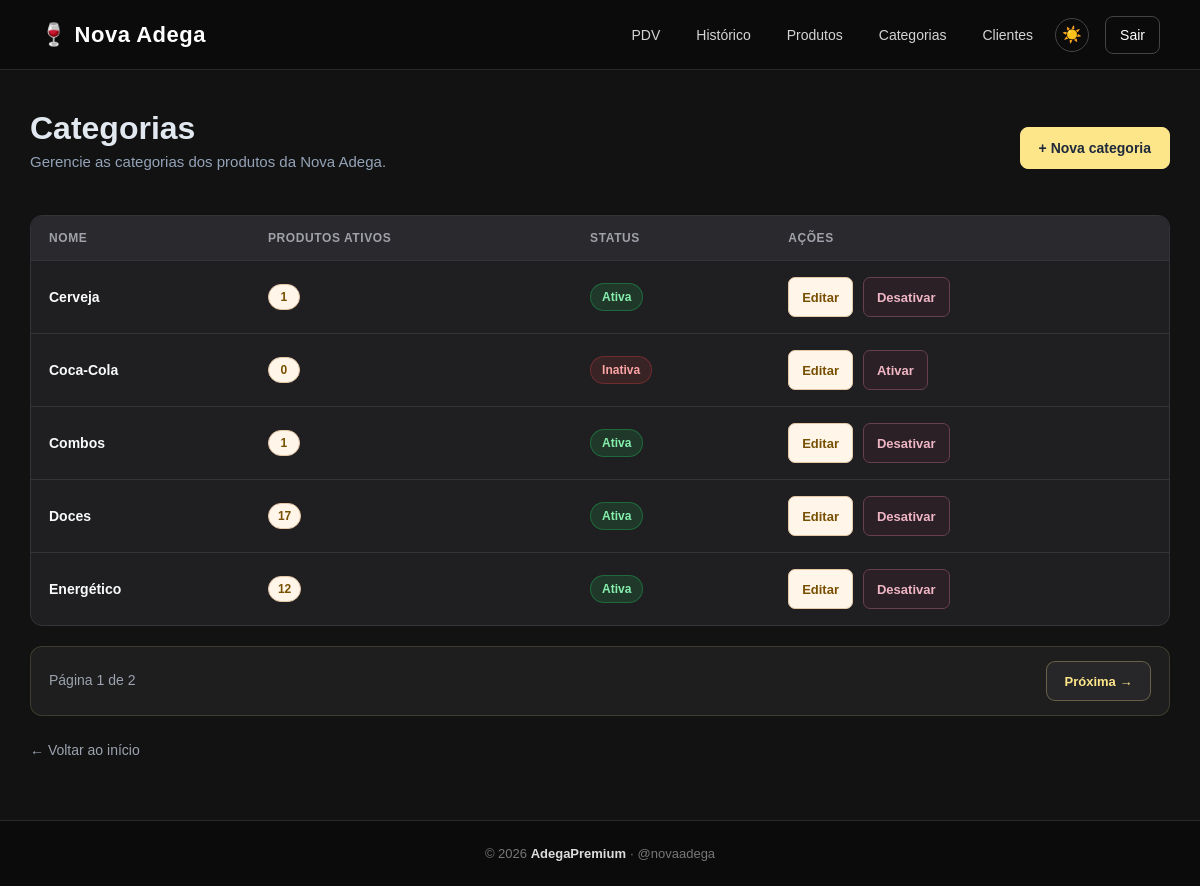
The page /categorias/ (signed in) on the database its author committed.
### app/models/categoria.py (models this page shows)
class Categoria(Base):
    __tablename__ = "categorias"
    id = Column(
        Integer,
        primary_key=True,
        autoincrement=True,
        index=True
    )
    nome = Column(
        String(100),
        nullable=False,
        unique=True
    )
    ativo = Column(
        Boolean,
        nullable=False,
        default=True
    )
    produtos = relationship(
        "Produto",
        back_populates="categoria",
        lazy="select"
    )

### app/controllers/categoria_controller.py (the view)
@router.get("/")
def listar_categorias(
    request: Request,
    pagina: int = 1,
    por_pagina: int = 5,
    db: Session = Depends(get_db),
    admin = Depends(get_admin)
):
    if pagina < 1:
        pagina = 1
    total_categorias = db.query(Categoria).count()
    total_paginas = max(
        1,
        (total_categorias + por_pagina - 1) // por_pagina
    )
    if pagina > total_paginas:
        pagina = total_paginas
    categorias = (
        db.query(Categoria)
        .order_by(Categoria.nome)
        .offset((pagina - 1) * por_pagina)
        .limit(por_pagina)
        .all()
    )
    return templates.TemplateResponse(
        request,
        "categorias/index.html",
        {
            "request":    request,
            "usuario":    admin,
            "categorias": categorias,
            "pagina":     pagina,
            "por_pagina": por_pagina,
            "total_categorias": total_categorias,
            "total_paginas": total_paginas,
        }
    )

### app/templates/categorias/index.html (shortened to what this page needs)
{% extends "base.html" %}
{% block styles %}
<link rel="stylesheet" href="/static/CSS/categorias.css?v=3">
{% endblock %}
{% block content %}
<main class="container">
    <section class="titulo-pagina">
        <div>
            <h1>
                Categorias
            </h1>
            <p>
                Gerencie as categorias dos produtos da Nova Adega.
            </p>
        </div>
        <a
            href="/categorias/nova"
            class="btn-nova"
        >
            + Nova categoria
        </a>
    </section>
    <section class="tabela-container">
        <table>
            <thead>
                <tr>
                    <th>
                        Nome
                    </th>
                    <th>
                        Produtos ativos
                    </th>
                    <th>
                        Status
                    </th>
                    <th>
                        Ações
                    </th>
                </tr>
            </thead>
            <tbody>
                {% for c in categorias %}
                <tr>
                    <td class="categoria-nome">
                        {{ c.nome }}
                    </td>
                    <td>
                        <span class="quantidade-produtos">
                            {{
                                c.produtos
                                | selectattr('ativo')
                                | list
                                | length
                            }}
                        </span>
                    </td>
                    <td>
                        {% if c.ativo %}
                        <span class="status ativo">
                            Ativa
                        </span>
                        {% else %}
                        <span class="status inativo">
                            Inativa
                        </span>
                        {% endif %}
                    </td>
                    <td>
                        <div class="acoes">
                            <a
                                href="/categorias/{{ c.id }}/editar"
                                class="btn-editar"
                            >
                                Editar
                            </a>
                            <form
                                action="/categorias/{{ c.id }}/toggle-ativo"
                                method="post"
                            >
                                <button
                                    type="submit"
                                    class="btn-status"
                                >
                                    {{
                                        "Desativar"
                                        if c.ativo
                                        else "Ativar"
                                    }}
                                </button>
                            </form>
                        </div>
                    </td>
                </tr>
                {% endfor %}
            </tbody>
        </table>
    </section>
    {% if total_categorias > 0 %}
    <div class="paginacao">
        <span>
            Página {{ pagina }} de {{ total_paginas }}
        </span>
        <div>
            {% if pagina < total_paginas %}
            <a
                href="/categorias?pagina={{ pagina + 1 }}&por_pagina={{ por_pagina }}"
            >
                Próxima →
            </a>
            {% endif %}
        </div>
    </div>
    {% endif %}
    <div class="voltar">
        <a href="/">
            ← Voltar ao início
        </a>
    </div>
</main>
{% endblock %}

### app/static/CSS/home.css (style rules this page uses)
* { box-sizing: border-box; }
html { min-height: 100%; }
body { margin: 0; padding: 0; min-height: 100vh; font-family: Arial, Helvetica, sans-serif; background: #121212; color: #f9fafb; display: flex; flex-direction: column; }

### app/static/CSS/categorias.css (style rules this page uses)
.container { width: 100%; max-width: 1200px; min-height: calc(100vh - 70px - 69px); margin: 0 auto; padding: 40px 30px 60px; box-sizing: border-box; }
.titulo-pagina { display: flex; justify-content: space-between; align-items: center; gap: 20px; margin-bottom: 30px; }
.titulo-pagina h1 { margin: 0; font-size: 32px; color: #e2e8f0; }
.titulo-pagina p { margin-top: 6px; color: #94a3b8; font-size: 15px; }
.btn-nova { display: inline-flex; align-items: center; justify-content: center; height: 42px; padding: 0 18px; background: #FDE68A; color: #1e293b; border: 1px solid #FDE68A; border-radius: 8px; text-decoration: none; font-size: 14px; font-weight: 700; cursor: pointer; transition: transform 0.2s, opacity 0.2s; }
.tabela-container { width: 100%; overflow-x: auto; background: #1f1f22; border: 1px solid #333338; border-radius: 12px; }
.tabela-container table { width: 100%; border-collapse: collapse; min-width: 650px; }
.tabela-container thead { background: #29292e; }
.tabela-container th { padding: 15px 18px; text-align: left; color: #a1a1aa; font-size: 12px; text-transform: uppercase; letter-spacing: 0.05em; border-bottom: 1px solid #333338; }
.tabela-container td { padding: 16px 18px; color: #e4e4e7; font-size: 14px; border-bottom: 1px solid #333338; }
.tabela-container tbody tr { transition: background 0.2s; }
.tabela-container tbody tr:last-child td { border-bottom: none; }
.categoria-nome { font-weight: 600; color: #f8fafc !important; }
.quantidade-produtos { display: inline-flex; align-items: center; justify-content: center; min-width: 32px; height: 26px; padding: 0 9px; background: #FFF5E9 !important; border: 1px solid #E5C6A5 !important; border-radius: 999px; color: #765000 !important; font-size: 12px; font-weight: 700; }
.status { display: inline-flex; align-items: center; justify-content: center; padding: 6px 11px; border-radius: 999px; font-size: 12px; font-weight: 700; }
.status.ativo { background: rgba(34, 197, 94, 0.15); color: #86efac; border: 1px solid rgba(34, 197, 94, 0.35); }
.status.inativo { background: rgba(239, 68, 68, 0.12); color: #fca5a5; border: 1px solid rgba(239, 68, 68, 0.3); }
.acoes { display: flex; align-items: center; gap: 10px; }
.acoes form { margin: 0; }
.btn-editar { display: inline-flex; align-items: center; justify-content: center; height: 40px; padding: 0 13px; background: #FFF5E9; color: #765000; border: 1px solid #E5C6A5; border-radius: 7px; text-decoration: none; font-size: 13px; font-weight: 600; transition: background 0.2s, transform 0.2s; }
.btn-status { height: 40px; padding: 0 13px; background: #2B2025; color: #F0B6C5; border: 1px solid #68404D; border-radius: 7px; font-size: 13px; font-weight: 600; cursor: pointer; transition: background 0.2s, transform 0.2s, border-color 0.2s; }
.voltar { margin-top: 24px !important; }
.voltar a, a.voltar { display: inline-flex !important; align-items: center !important; color: #9CA3AF !important; font-size: 14px !important; font-weight: 500 !important; line-height: 20px !important; text-decoration: none !important; margin: 0 !important; padding: 0 !important; transition: color 0.2s ease, transform 0.2s ease !important; }
.paginacao { width: 100%; display: flex; align-items: center; justify-content: space-between; gap: 10px; margin-top: 20px; padding: 14px 18px; box-sizing: border-box; background: #1E1E1E; border: 1px solid rgba(253, 230, 138, 0.15); border-radius: 12px; }
.paginacao > span { color: #9CA3AF !important; font-size: 14px !important; font-weight: 500; line-height: 1.4; }
.paginacao > div { display: flex; align-items: center; gap: 8px; }
.paginacao > div a { display: inline-flex; align-items: center; justify-content: center; height: 40px; min-width: 105px; padding: 0 15px; box-sizing: border-box; background: #27272A !important; color: #FDE68A !important; border: 1px solid rgba(253, 230, 138, 0.30); border-radius: 9px; text-decoration: none !important; font-size: 13px; font-weight: 600; transition: background 0.2s ease, color 0.2s ease, border-color 0.2s ease, transform 0.2s ease, box-shadow 0.2s ease; }

### rows shown on the page
Categoria: nome "Cerveja", produtos|selectattr "1", shows "Ativa", ativo "Desativar"
Categoria: nome "Coca-Cola", produtos|selectattr "0", shows "Inativa", ativo "Ativar"
Categoria: nome "Combos", produtos|selectattr "1", shows "Ativa", ativo "Desativar"
Categoria: nome "Doces", produtos|selectattr "17", shows "Ativa", ativo "Desativar"
Categoria: nome "Energético", produtos|selectattr "12", shows "Ativa", ativo "Desativar"

### other values the page prints
{{ pagina }} "1"
{{ total_paginas }} "2"
